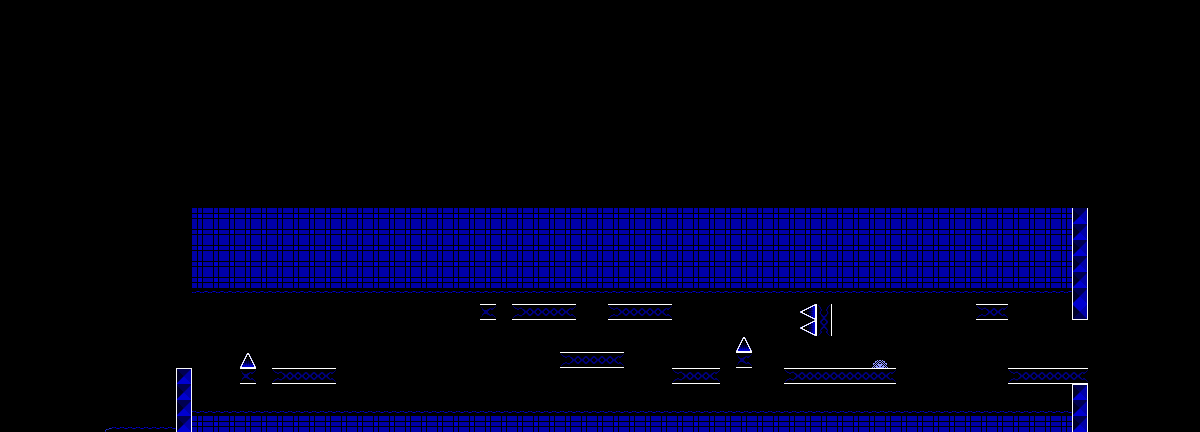

Tiled map render using the project's own tile images. Description and the map definition, with tile-layer contents summarised, below:
An orthogonal 75x27 tile map with 16x16 px tiles, 2 tile layers (l2, l1), 2 tilesets and 137 objects.

<map version="1.10" tiledversion="1.11.2" orientation="orthogonal" renderorder="right-down" width="75" height="27" tilewidth="16" tileheight="16" infinite="0" nextlayerid="8" nextobjectid="576">
 <editorsettings>
  <export target="part_0c.json" format="json" />
 </editorsettings>
 <properties>
  <property name="rarity" type="int" value="40" />
 </properties>
 <tileset firstgid="1" source="../famidash.tsx" />
 <tileset firstgid="16385" source="../sprites.tsx" />
 <layer id="4" name="l2" width="75" height="27">
  <data>[2025 cells, 710 non-empty, 10 distinct tile ids]</data>
 </layer>
 <layer id="1" name="l1" width="75" height="27">
  <data>[2025 cells, 1054 non-empty, 17 distinct tile ids]</data>
 </layer>
 <objectgroup id="7" name="SP">
  <object id="428" gid="16395" x="80" y="432" width="16" height="16" />
  <object id="431" gid="16394" x="128" y="368" width="16" height="16" />
  <object id="432" gid="16411" x="176" y="352" width="16" height="16" />
  <object id="433" gid="16400" x="176" y="352" width="16" height="16" />
  <object id="435" gid="80" x="176" y="316" width="16" height="16" />
  <object id="436" gid="83" x="176" y="300" width="16" height="16" />
  <object id="437" gid="83" x="176" y="284" width="16" height="16" />
  <object id="438" gid="83" x="176" y="268" width="16" height="16" />
  <object id="439" gid="83" x="176" y="252" width="16" height="16" />
  <object id="440" gid="83" x="176" y="236" width="16" height="16" />
  <object id="441" gid="83" x="176" y="220" width="16" height="16" />
  <object id="442" gid="16558" x="176" y="316" width="16" height="16" />
  <object id="443" gid="184" x="192" y="316" width="16" height="16" />
  <object id="444" gid="186" x="272" y="316" width="16" height="16" />
  <object id="445" gid="188" x="192" y="316" width="16" height="16" />
  <object id="446" gid="190" x="272" y="316" width="16" height="16" />
  <object id="447" gid="185" x="224" y="316" width="16" height="16" />
  <object id="448" gid="185" x="208" y="316" width="16" height="16" />
  <object id="449" gid="185" x="240" y="316" width="16" height="16" />
  <object id="450" gid="185" x="256" y="316" width="16" height="16" />
  <object id="451" gid="189" x="208" y="316" width="16" height="16" />
  <object id="452" gid="189" x="224" y="316" width="16" height="16" />
  <object id="453" gid="189" x="240" y="316" width="16" height="16" />
  <object id="454" gid="189" x="256" y="316" width="16" height="16" />
  <object id="455" gid="16405" x="208" y="316" width="16" height="16">
   <properties>
    <property name="bg layer" value="2" />
   </properties>
  </object>
  <object id="456" gid="16405" x="224" y="316" width="16" height="16">
   <properties>
    <property name="bg layer" value="2" />
   </properties>
  </object>
  <object id="457" gid="16405" x="240" y="316" width="16" height="16">
   <properties>
    <property name="bg layer" value="2" />
   </properties>
  </object>
  <object id="458" gid="16405" x="256" y="316" width="16" height="16">
   <properties>
    <property name="bg layer" value="2" />
   </properties>
  </object>
  <object id="459" gid="16393" x="192" y="300" width="16" height="16" />
  <object id="460" gid="16393" x="272" y="300" width="16" height="16" />
  <object id="461" gid="16405" x="240" y="384" width="16" height="16">
   <properties>
    <property name="bg layer" value="2" />
   </properties>
  </object>
  <object id="462" gid="16393" x="240" y="400" width="16" height="16">
   <properties>
    <property name="vflip" type="bool" value="true" />
   </properties>
  </object>
  <object id="463" gid="16393" x="272" y="400" width="16" height="16">
   <properties>
    <property name="vflip" type="bool" value="true" />
   </properties>
  </object>
  <object id="464" gid="16393" x="320" y="400" width="16" height="16">
   <properties>
    <property name="vflip" type="bool" value="true" />
   </properties>
  </object>
  <object id="465" gid="16405" x="288" y="384" width="16" height="16">
   <properties>
    <property name="bg layer" value="2" />
   </properties>
  </object>
  <object id="466" gid="16405" x="304" y="384" width="16" height="16">
   <properties>
    <property name="bg layer" value="2" />
   </properties>
  </object>
  <object id="467" gid="16399" x="352" y="336" width="16" height="16" />
  <object id="469" gid="16394" x="400" y="368" width="16" height="16" />
  <object id="470" gid="16393" x="400" y="352" width="16" height="16" />
  <object id="471" gid="16393" x="400" y="384" width="16" height="16">
   <properties>
    <property name="vflip" type="bool" value="true" />
   </properties>
  </object>
  <object id="472" gid="16550" x="480" y="368" width="16" height="16" />
  <object id="473" gid="16393" x="480" y="352" width="16" height="16" />
  <object id="474" gid="16393" x="480" y="384" width="16" height="16">
   <properties>
    <property name="vflip" type="bool" value="true" />
   </properties>
  </object>
  <object id="475" gid="16405" x="480" y="320" width="16" height="16">
   <properties>
    <property name="bg layer" value="2" />
   </properties>
  </object>
  <object id="476" gid="16393" x="480" y="304" width="16" height="16">
   <properties>
    <property name="vflip" type="bool" value="true" />
   </properties>
  </object>
  <object id="477" gid="16404" x="480" y="336" width="16" height="16">
   <properties>
    <property name="vflip" type="bool" value="true" />
   </properties>
  </object>
  <object id="478" gid="16405" x="544" y="320" width="16" height="16">
   <properties>
    <property name="bg layer" value="2" />
   </properties>
  </object>
  <object id="479" gid="16405" x="528" y="320" width="16" height="16">
   <properties>
    <property name="bg layer" value="2" />
   </properties>
  </object>
  <object id="480" gid="16405" x="624" y="320" width="16" height="16">
   <properties>
    <property name="bg layer" value="2" />
   </properties>
  </object>
  <object id="481" gid="16405" x="640" y="320" width="16" height="16">
   <properties>
    <property name="bg layer" value="2" />
   </properties>
  </object>
  <object id="482" gid="16405" x="592" y="368" width="16" height="16">
   <properties>
    <property name="bg layer" value="2" />
   </properties>
  </object>
  <object id="483" gid="16405" x="576" y="368" width="16" height="16">
   <properties>
    <property name="bg layer" value="2" />
   </properties>
  </object>
  <object id="484" gid="16393" x="512" y="304" width="16" height="16">
   <properties>
    <property name="vflip" type="bool" value="true" />
   </properties>
  </object>
  <object id="485" gid="16393" x="560" y="304" width="16" height="16">
   <properties>
    <property name="vflip" type="bool" value="true" />
   </properties>
  </object>
  <object id="486" gid="16393" x="608" y="304" width="16" height="16">
   <properties>
    <property name="vflip" type="bool" value="true" />
   </properties>
  </object>
  <object id="487" gid="16393" x="656" y="304" width="16" height="16">
   <properties>
    <property name="vflip" type="bool" value="true" />
   </properties>
  </object>
  <object id="488" gid="16393" x="560" y="384" width="16" height="16">
   <properties>
    <property name="vflip" type="bool" value="true" />
   </properties>
  </object>
  <object id="489" gid="16393" x="608" y="384" width="16" height="16">
   <properties>
    <property name="vflip" type="bool" value="true" />
   </properties>
  </object>
  </objectgroup>
</map>
<!-- 79 of 137 objects omitted -->
